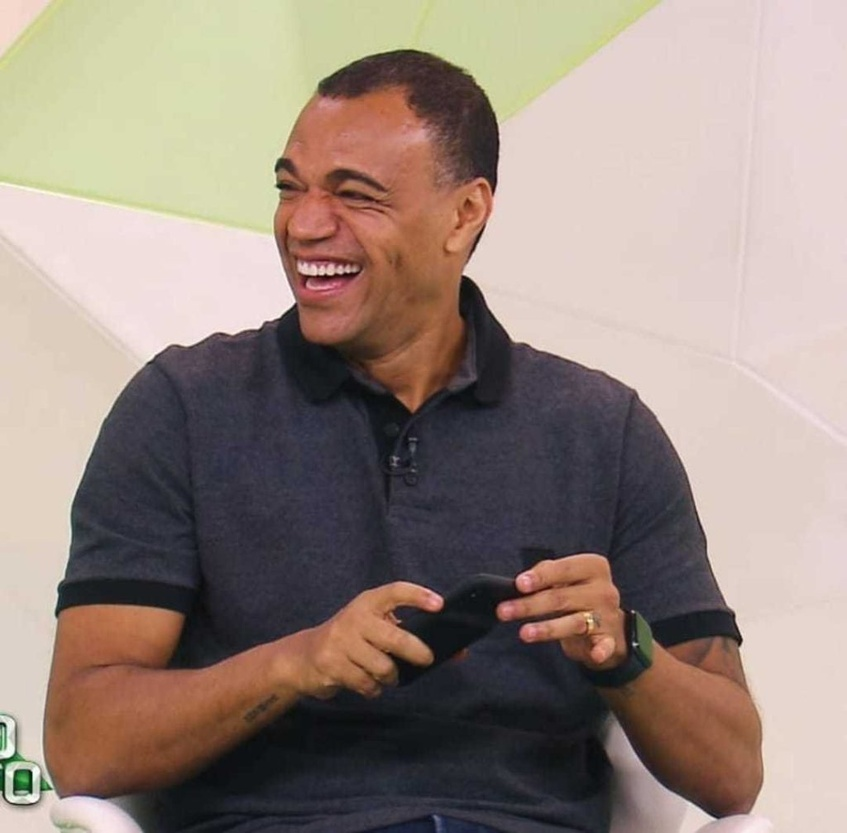
#> input picture 1 - Trabalhos/Trabalho parcial 03 - [HaarCascade]/Versão 2 - imagem não fica mais azul no final/Trabalho parcial 03 - [HaarCascade] - Eduardo/img.jpg, 847 x 833 px, shrunk from 1024 x 1006 before the run, found by its file name
$ jupyter execute 'Trabalho parcial 3[HaarCascade] - Eduardo.ipynb'
#> lines starting #> are read from the running program, lines starting #| are printed output that depends on the picture; after the words box and inside, x2 and y2 are one past the last pixel; in counts of white or black regions, pixels touching at a corner belong together
[cell 1]
import numpy as np
import cv2 as cv
from matplotlib import pyplot as plt

#Le xml de treinamento
smile_cascade = cv.CascadeClassifier('haarcascade_smile.xml')
face_cascade = cv.CascadeClassifier('haarcascade_frontalface_default.xml')

#importa imagem
img = cv.imread('img.jpg')
#> img is the input picture: shape (833, 847, 3); mean B, G, R 126.3, 135.1, 150.9

gray = cv.cvtColor(img, cv.COLOR_BGR2GRAY)
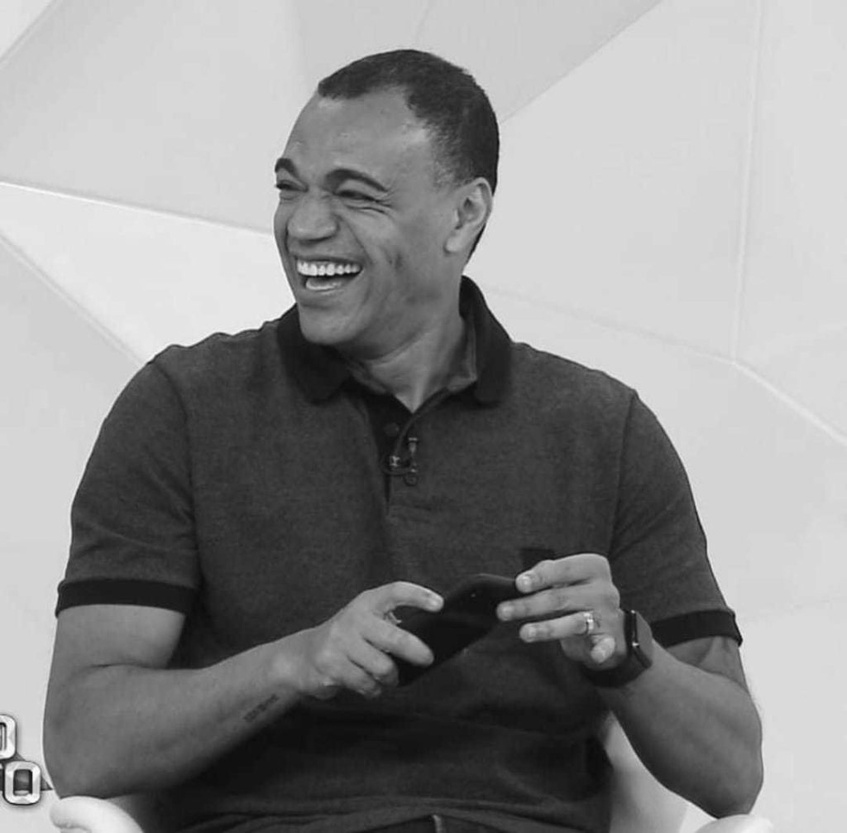
#> gray: shape (833, 847); min 10, max 254, mean 138.8

#detecta todas as faces
faces = face_cascade.detectMultiScale(gray, 1.3, 5)
#> faces = [[224, 98, 233, 233]]

#Passa por todas as faces encontradas
for (x, y, w, h) in faces:
  #Cria um retangulo ao redor de cada face
	cv.rectangle(img, (x, y), ((x + w), (y + h)), (255, 0, 0), 2)
	roi_gray = gray[y:y + h, x:x + w]
	roi_color = img[y:y + h, x:x + w]
  #detecta todos os smiles da tela
	smiles = smile_cascade.detectMultiScale(roi_gray, 1.8, 20)
  #Percorre todos os smiles encontrados
	for (sx, sy, sw, sh) in smiles:
    #Cria um retangulo ao redor de cada smile
		cv.rectangle(roi_color, (sx, sy), ((sx + sw), (sy + sh)), (0, 0, 255), 2)
#> this loop made 1 pass
#> (x, y, w, h, smiles) on pass 1: (224, 98, 233, 233, [[46, 143, 117, 58]])
#> pass 1, `roi_gray = gray[y:y + h, x:x + w]`:
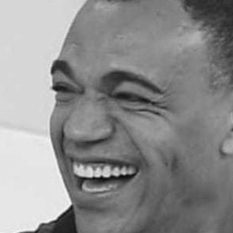
#> roi_gray: shape (233, 233); min 10, max 247, mean 141.3
#> pass 1, `roi_color = img[y:y + h, x:x + w]`:
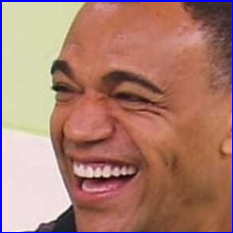
#> roi_color: shape (233, 233, 3); mean B, G, R 112.3, 126, 171.8
#> after the loop:
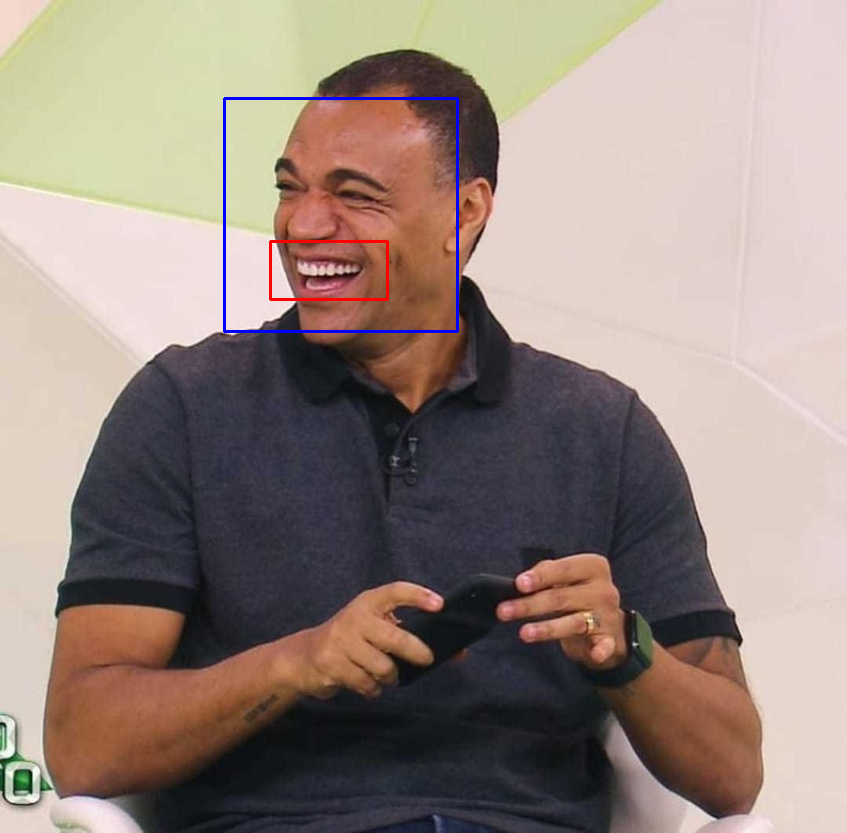
#> img: shape (833, 847, 3); 0.54% of pixels changed, all inside (x1, y1, x2, y2) = (223, 97, 459, 333)
#> after the loop:
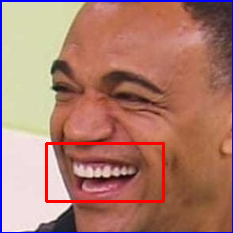
#> roi_color: shape (233, 233, 3); 1.93% of pixels changed, all inside (x1, y1, x2, y2) = (45, 142, 165, 203)

rgb = cv.cvtColor(img, cv.COLOR_BGR2RGB)

print (len(faces))
#| 1
plt.imshow(rgb, 'gray')
plt.title('Sorrindo?')
plt.show()
